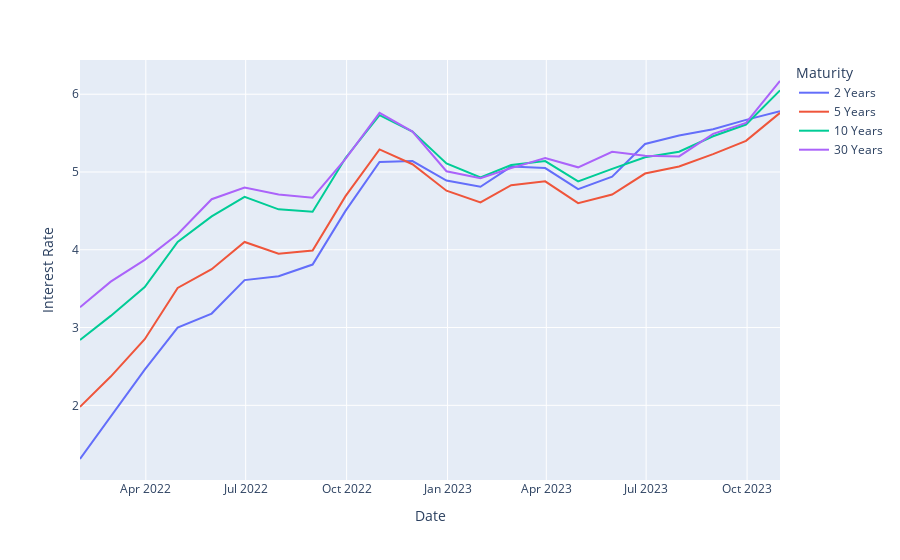

This figure's notebook cell:
### Code cell
import plotly.express as px
plot_df = corporate_rates.loc["2022":,rates ]

fig = px.line(plot_df, x = plot_df.index, y = plot_df.keys(), labels = {"variable":"Maturity",
                                                                       "value" : "Interest Rate"})
fig.show()
fig.write_html("AAAYieldCurve.html")

### Figure 1 — Plotly figure (JSON) as saved in the notebook; plotly's stock layout.template omitted (floating-point values rounded to 4 significant figures)
{"data": [{"hovertemplate": "Maturity=2 Years<br>Date=%{x}<br>Interest Rate=%{y}<extra></extra>", "legendgroup": "2 Years", "line": {"color": "#636efa", "dash": "solid"}, "marker": {"symbol": "circle"}, "mode": "lines", "name": "2 Years", "orientation": "v", "showlegend": true, "type": "scatter", "x": ["2022-01-31T00:00:00", "2022-02-28T00:00:00", "2022-03-31T00:00:00", "2022-04-30T00:00:00", "2022-05-31T00:00:00", "2022-06-30T00:00:00", "2022-07-31T00:00:00", "2022-08-31T00:00:00", "2022-09-30T00:00:00", "2022-10-31T00:00:00", "2022-11-30T00:00:00", "2022-12-31T00:00:00", "2023-01-31T00:00:00", "2023-02-28T00:00:00", "2023-03-31T00:00:00", "2023-04-30T00:00:00", "2023-05-31T00:00:00", "2023-06-30T00:00:00", "2023-07-31T00:00:00", "2023-08-31T00:00:00", "2023-09-30T00:00:00", "2023-10-31T00:00:00"], "xaxis": "x", "y": [1.31, 1.85, 2.46, 3, 3.18, 3.61, 3.66, 3.81, 4.5, 5.13, 5.14, 4.89, 4.81, 5.07, 5.05, 4.78, 4.94, 5.36, 5.47, 5.55, 5.67, 5.78], "yaxis": "y"}, {"hovertemplate": "Maturity=5 Years<br>Date=%{x}<br>Interest Rate=%{y}<extra></extra>", "legendgroup": "5 Years", "line": {"color": "#EF553B", "dash": "solid"}, "marker": {"symbol": "circle"}, "mode": "lines", "name": "5 Years", "orientation": "v", "showlegend": true, "type": "scatter", "x": ["2022-01-31T00:00:00", "2022-02-28T00:00:00", "2022-03-31T00:00:00", "2022-04-30T00:00:00", "2022-05-31T00:00:00", "2022-06-30T00:00:00", "2022-07-31T00:00:00", "2022-08-31T00:00:00", "2022-09-30T00:00:00", "2022-10-31T00:00:00", "2022-11-30T00:00:00", "2022-12-31T00:00:00", "2023-01-31T00:00:00", "2023-02-28T00:00:00", "2023-03-31T00:00:00", "2023-04-30T00:00:00", "2023-05-31T00:00:00", "2023-06-30T00:00:00", "2023-07-31T00:00:00", "2023-08-31T00:00:00", "2023-09-30T00:00:00", "2023-10-31T00:00:00"], "xaxis": "x", "y": [1.98, 2.37, 2.85, 3.51, 3.75, 4.1, 3.95, 3.99, 4.69, 5.29, 5.1, 4.76, 4.61, 4.83, 4.88, 4.6, 4.71, 4.98, 5.07, 5.23, 5.4, 5.76], "yaxis": "y"}, {"hovertemplate": "Maturity=10 Years<br>Date=%{x}<br>Interest Rate=%{y}<extra></extra>", "legendgroup": "10 Years", "line": {"color": "#00cc96", "dash": "solid"}, "marker": {"symbol": "circle"}, "mode": "lines", "name": "10 Years", "orientation": "v", "showlegend": true, "type": "scatter", "x": ["2022-01-31T00:00:00", "2022-02-28T00:00:00", "2022-03-31T00:00:00", "2022-04-30T00:00:00", "2022-05-31T00:00:00", "2022-06-30T00:00:00", "2022-07-31T00:00:00", "2022-08-31T00:00:00", "2022-09-30T00:00:00", "2022-10-31T00:00:00", "2022-11-30T00:00:00", "2022-12-31T00:00:00", "2023-01-31T00:00:00", "2023-02-28T00:00:00", "2023-03-31T00:00:00", "2023-04-30T00:00:00", "2023-05-31T00:00:00", "2023-06-30T00:00:00", "2023-07-31T00:00:00", "2023-08-31T00:00:00", "2023-09-30T00:00:00", "2023-10-31T00:00:00"], "xaxis": "x", "y": [2.84, 3.15, 3.52, 4.1, 4.43, 4.68, 4.52, 4.49, 5.18, 5.73, 5.52, 5.11, 4.93, 5.09, 5.14, 4.88, 5.04, 5.19, 5.26, 5.46, 5.61, 6.05], "yaxis": "y"}, {"hovertemplate": "Maturity=30 Years<br>Date=%{x}<br>Interest Rate=%{y}<extra></extra>", "legendgroup": "30 Years", "line": {"color": "#ab63fa", "dash": "solid"}, "marker": {"symbol": "circle"}, "mode": "lines", "name": "30 Years", "orientation": "v", "showlegend": true, "type": "scatter", "x": ["2022-01-31T00:00:00", "2022-02-28T00:00:00", "2022-03-31T00:00:00", "2022-04-30T00:00:00", "2022-05-31T00:00:00", "2022-06-30T00:00:00", "2022-07-31T00:00:00", "2022-08-31T00:00:00", "2022-09-30T00:00:00", "2022-10-31T00:00:00", "2022-11-30T00:00:00", "2022-12-31T00:00:00", "2023-01-31T00:00:00", "2023-02-28T00:00:00", "2023-03-31T00:00:00", "2023-04-30T00:00:00", "2023-05-31T00:00:00", "2023-06-30T00:00:00", "2023-07-31T00:00:00", "2023-08-31T00:00:00", "2023-09-30T00:00:00", "2023-10-31T00:00:00"], "xaxis": "x", "y": [3.26, 3.59, 3.87, 4.2, 4.65, 4.8, 4.71, 4.67, 5.17, 5.76, 5.52, 5.01, 4.92, 5.05, 5.18, 5.06, 5.26, 5.21, 5.2, 5.49, 5.63, 6.17], "yaxis": "y"}], "layout": {"legend": {"title": {"text": "Maturity"}, "tracegroupgap": 0}, "margin": {"t": 60}, "xaxis": {"anchor": "y", "domain": [0, 1], "title": {"text": "Date"}}, "yaxis": {"anchor": "x", "domain": [0, 1], "title": {"text": "Interest Rate"}}}}
